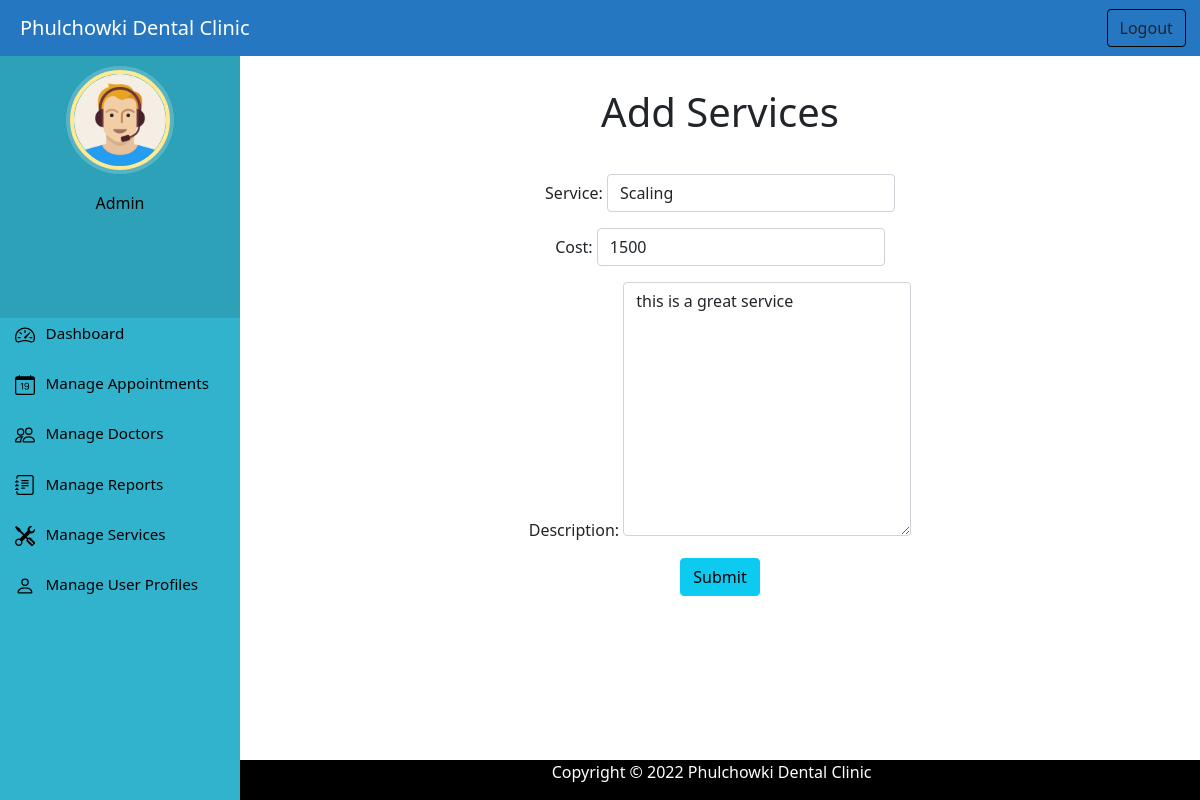
Before: /update_service/2/ (signed in) with the older database file.
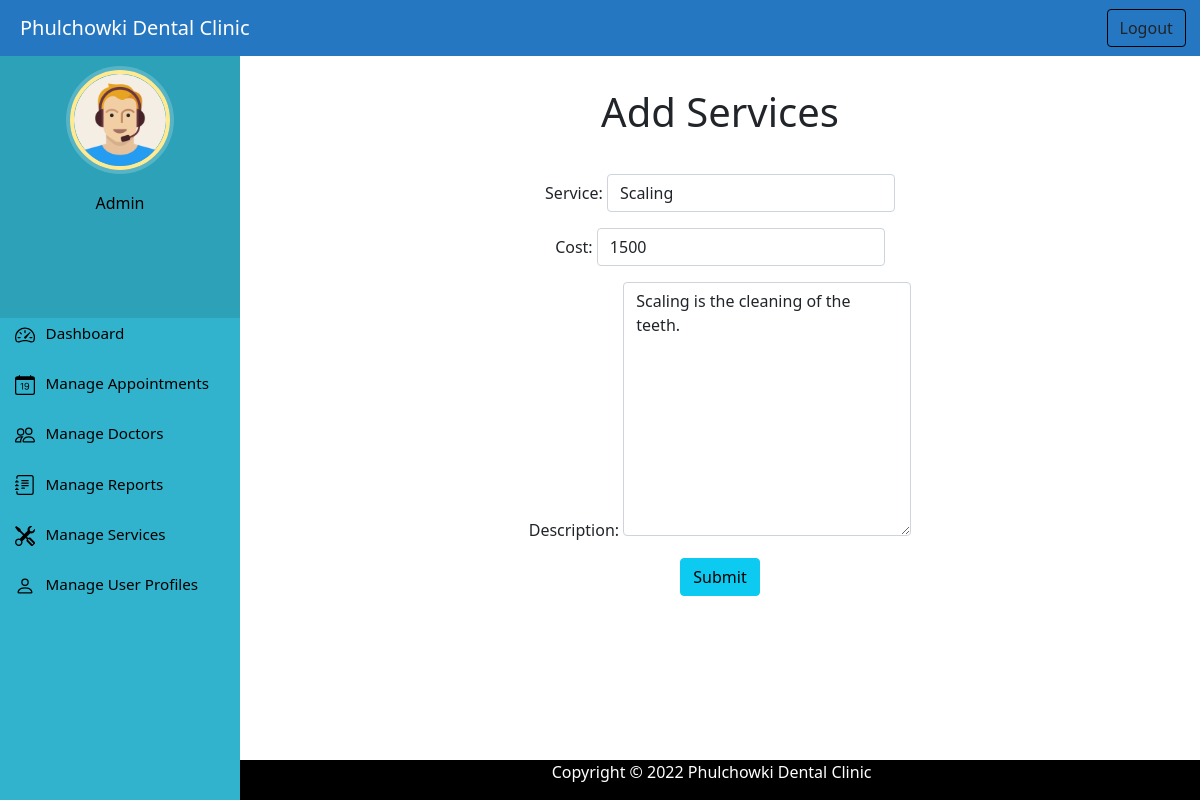
After: the same page with the newer database file.
### home/models.py (models this page shows, shortened)
class Service(models.Model):
    service_name = models.CharField('Service',max_length=50)
    cost = models.IntegerField()
    description = models.TextField()

### home/views.py (the view)
# urls.py: path('update_service/<int:pk>/', views.update_service,name='update_service'),
@login_required(login_url='/adminlogin')
@user_passes_test(is_admin)
def update_service(request, pk):
    services = Service.objects.get(id=pk)
    form = ServiceForm(instance=services)
    if request.method == "POST":
        form = ServiceForm(request.POST, instance=services)
        if form.is_valid():
            form.save()
            messages.success(request, 'Service updated.')
            return HttpResponseRedirect('/admin_view_services')
    context = {'form': form}
    return render(request,'admin_add_services.html', context)

### home/forms.py
class ServiceForm(forms.ModelForm):
    class Meta:
        model = Service
        fields =  ('service_name', 'cost', 'description')
        widgets = {
            'service_name': forms.TextInput(attrs={'class': 'form-control'}),
            'cost': forms.TextInput(attrs={'class': 'form-control', 'type': 'number'}),
            'description': forms.Textarea(attrs={'class': 'form-control'}),
        }

### home/views.py (called while the page is built)
def is_admin(user):
    return user.groups.filter(name='ADMIN').exists()

### templates/admin_add_services.html (shortened to what this page needs)
{% extends 'adminbase.html' %}
{% load static %}
{% block content %}
<h1 class="text-center" style="margin-top: 40px;">Add Services</h1>
<div style="width: 60%; margin-left: 20%; margin-top: 4%;">
    <form action="" method="POST" class="text-center">
        {{ form.as_p }}
        <button style="margin-bottom: 80px;" type="submit" value="Submit" class="btn btn-info" onclick="return confirm('Are you sure you want to submit?')">Submit</button>
        <br>
    </form>
</div>
{% endblock content %}

Changed rows visible on the page:
changed Service "Scaling": description "this is a great service" → "Scaling is the cleaning of the teeth."
